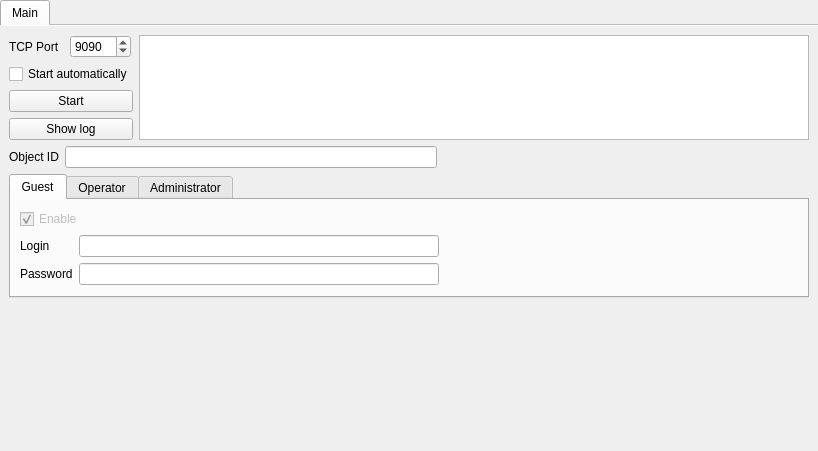
<?xml version="1.0" encoding="UTF-8"?>
<ui version="4.0">
 <class>UcEmulator</class>
 <widget class="QWidget" name="UcEmulator">
  <property name="geometry">
   <rect>
    <x>0</x>
    <y>0</y>
    <width>818</width>
    <height>451</height>
   </rect>
  </property>
  <property name="windowTitle">
   <string>Form</string>
  </property>
  <layout class="QVBoxLayout" name="verticalLayout">
   <property name="leftMargin">
    <number>0</number>
   </property>
   <property name="topMargin">
    <number>0</number>
   </property>
   <property name="rightMargin">
    <number>0</number>
   </property>
   <property name="bottomMargin">
    <number>0</number>
   </property>
   <item>
    <widget class="QTabWidget" name="tabWidget">
     <property name="currentIndex">
      <number>0</number>
     </property>
     <property name="documentMode">
      <bool>true</bool>
     </property>
     <property name="movable">
      <bool>true</bool>
     </property>
     <property name="tabBarAutoHide">
      <bool>false</bool>
     </property>
     <widget class="QWidget" name="tab">
      <attribute name="icon">
       <iconset resource="../../res.qrc">
        <normaloff>:/katynko/svg/flag-red.svg</normaloff>:/katynko/svg/flag-red.svg</iconset>
      </attribute>
      <attribute name="title">
       <string>Main</string>
      </attribute>
      <layout class="QGridLayout" name="gridLayout">
       <item row="4" column="0" colspan="3">
        <layout class="QHBoxLayout" name="horizontalLayout_49">
         <item>
          <widget class="QLabel" name="label_45">
           <property name="sizePolicy">
            <sizepolicy hsizetype="Fixed" vsizetype="Fixed">
             <horstretch>0</horstretch>
             <verstretch>0</verstretch>
            </sizepolicy>
           </property>
           <property name="text">
            <string>Object ID</string>
           </property>
          </widget>
         </item>
         <item>
          <widget class="QLineEdit" name="leLineMemo">
           <property name="maxLength">
            <number>1000</number>
           </property>
           <property name="clearButtonEnabled">
            <bool>true</bool>
           </property>
          </widget>
         </item>
         <item>
          <spacer name="horizontalSpacer_45">
           <property name="orientation">
            <enum>Qt::Horizontal</enum>
           </property>
           <property name="sizeHint" stdset="0">
            <size>
             <width>40</width>
             <height>20</height>
            </size>
           </property>
          </spacer>
         </item>
        </layout>
       </item>
       <item row="1" column="0" colspan="2">
        <widget class="QCheckBox" name="cbAutoSTartMatilda">
         <property name="text">
          <string>Start automatically</string>
         </property>
        </widget>
       </item>
       <item row="0" column="2" rowspan="4">
        <widget class="QPlainTextEdit" name="pteMatildaLog">
         <property name="sizePolicy">
          <sizepolicy hsizetype="Expanding" vsizetype="Preferred">
           <horstretch>0</horstretch>
           <verstretch>0</verstretch>
          </sizepolicy>
         </property>
         <property name="readOnly">
          <bool>true</bool>
         </property>
        </widget>
       </item>
       <item row="0" column="0">
        <widget class="QLabel" name="label_37">
         <property name="sizePolicy">
          <sizepolicy hsizetype="Fixed" vsizetype="Preferred">
           <horstretch>0</horstretch>
           <verstretch>0</verstretch>
          </sizepolicy>
         </property>
         <property name="text">
          <string>TCP Port</string>
         </property>
        </widget>
       </item>
       <item row="5" column="0" colspan="3">
        <widget class="QTabWidget" name="tabWidget_4">
         <property name="sizePolicy">
          <sizepolicy hsizetype="Expanding" vsizetype="Fixed">
           <horstretch>0</horstretch>
           <verstretch>0</verstretch>
          </sizepolicy>
         </property>
         <property name="currentIndex">
          <number>0</number>
         </property>
         <widget class="QWidget" name="tab_14">
          <attribute name="title">
           <string>Guest</string>
          </attribute>
          <layout class="QGridLayout" name="gridLayout_24">
           <item row="1" column="0">
            <widget class="QLabel" name="label_46">
             <property name="sizePolicy">
              <sizepolicy hsizetype="Fixed" vsizetype="Preferred">
               <horstretch>0</horstretch>
               <verstretch>0</verstretch>
              </sizepolicy>
             </property>
             <property name="text">
              <string>Login</string>
             </property>
            </widget>
           </item>
           <item row="0" column="0" colspan="2">
            <widget class="QCheckBox" name="checkBox_3">
             <property name="enabled">
              <bool>false</bool>
             </property>
             <property name="text">
              <string>Enable</string>
             </property>
             <property name="checked">
              <bool>true</bool>
             </property>
            </widget>
           </item>
           <item row="1" column="1">
            <widget class="QLineEdit" name="leGuestLogin">
             <property name="maxLength">
              <number>1000</number>
             </property>
             <property name="clearButtonEnabled">
              <bool>true</bool>
             </property>
            </widget>
           </item>
           <item row="2" column="1">
            <widget class="QLineEdit" name="leGuestPasswd">
             <property name="maxLength">
              <number>1000</number>
             </property>
             <property name="clearButtonEnabled">
              <bool>true</bool>
             </property>
            </widget>
           </item>
           <item row="2" column="0">
            <widget class="QLabel" name="label_51">
             <property name="sizePolicy">
              <sizepolicy hsizetype="Fixed" vsizetype="Preferred">
               <horstretch>0</horstretch>
               <verstretch>0</verstretch>
              </sizepolicy>
             </property>
             <property name="text">
              <string>Password</string>
             </property>
            </widget>
           </item>
           <item row="1" column="2">
            <spacer name="horizontalSpacer_29">
             <property name="orientation">
              <enum>Qt::Horizontal</enum>
             </property>
             <property name="sizeHint" stdset="0">
              <size>
               <width>40</width>
               <height>20</height>
              </size>
             </property>
            </spacer>
           </item>
          </layout>
         </widget>
         <widget class="QWidget" name="tab_15">
          <attribute name="title">
           <string>Operator</string>
          </attribute>
          <layout class="QGridLayout" name="gridLayout_27">
           <item row="0" column="0" colspan="2">
            <widget class="QCheckBox" name="cbEnableOper">
             <property name="text">
              <string>Enable</string>
             </property>
            </widget>
           </item>
           <item row="2" column="1">
            <widget class="QLineEdit" name="leOperPasswd">
             <property name="maxLength">
              <number>1000</number>
             </property>
             <property name="clearButtonEnabled">
              <bool>true</bool>
             </property>
            </widget>
           </item>
           <item row="1" column="0">
            <widget class="QLabel" name="label_57">
             <property name="sizePolicy">
              <sizepolicy hsizetype="Fixed" vsizetype="Preferred">
               <horstretch>0</horstretch>
               <verstretch>0</verstretch>
              </sizepolicy>
             </property>
             <property name="text">
              <string>Login</string>
             </property>
            </widget>
           </item>
           <item row="1" column="1">
            <widget class="QLineEdit" name="leOperLogin">
             <property name="maxLength">
              <number>1000</number>
             </property>
             <property name="clearButtonEnabled">
              <bool>true</bool>
             </property>
            </widget>
           </item>
           <item row="2" column="0">
            <widget class="QLabel" name="label_56">
             <property name="sizePolicy">
              <sizepolicy hsizetype="Fixed" vsizetype="Preferred">
               <horstretch>0</horstretch>
               <verstretch>0</verstretch>
              </sizepolicy>
             </property>
             <property name="text">
              <string>Password</string>
             </property>
            </widget>
           </item>
           <item row="1" column="2">
            <spacer name="horizontalSpacer_30">
             <property name="orientation">
              <enum>Qt::Horizontal</enum>
             </property>
             <property name="sizeHint" stdset="0">
              <size>
               <width>40</width>
               <height>20</height>
              </size>
             </property>
            </spacer>
           </item>
          </layout>
         </widget>
         <widget class="QWidget" name="tab_16">
          <attribute name="title">
           <string>Administrator</string>
          </attribute>
          <layout class="QGridLayout" name="gridLayout_28">
           <item row="2" column="0">
            <widget class="QLabel" name="label_65">
             <property name="sizePolicy">
              <sizepolicy hsizetype="Fixed" vsizetype="Preferred">
               <horstretch>0</horstretch>
               <verstretch>0</verstretch>
              </sizepolicy>
             </property>
             <property name="text">
              <string>Password</string>
             </property>
            </widget>
           </item>
           <item row="1" column="1">
            <widget class="QLineEdit" name="leAdminLogin">
             <property name="maxLength">
              <number>1000</number>
             </property>
             <property name="clearButtonEnabled">
              <bool>true</bool>
             </property>
            </widget>
           </item>
           <item row="2" column="1">
            <widget class="QLineEdit" name="leAdminPasswd">
             <property name="maxLength">
              <number>1000</number>
             </property>
             <property name="clearButtonEnabled">
              <bool>true</bool>
             </property>
            </widget>
           </item>
           <item row="1" column="0">
            <widget class="QLabel" name="label_64">
             <property name="sizePolicy">
              <sizepolicy hsizetype="Fixed" vsizetype="Preferred">
               <horstretch>0</horstretch>
               <verstretch>0</verstretch>
              </sizepolicy>
             </property>
             <property name="text">
              <string>Login</string>
             </property>
            </widget>
           </item>
           <item row="0" column="0" colspan="2">
            <widget class="QCheckBox" name="cbEnableAdmin">
             <property name="text">
              <string>Enable</string>
             </property>
            </widget>
           </item>
           <item row="1" column="2">
            <spacer name="horizontalSpacer_31">
             <property name="orientation">
              <enum>Qt::Horizontal</enum>
             </property>
             <property name="sizeHint" stdset="0">
              <size>
               <width>40</width>
               <height>20</height>
              </size>
             </property>
            </spacer>
           </item>
          </layout>
         </widget>
        </widget>
       </item>
       <item row="3" column="0" colspan="2">
        <widget class="QPushButton" name="pbShowMatildaLog">
         <property name="text">
          <string>Show log</string>
         </property>
         <property name="icon">
          <iconset resource="../../res.qrc">
           <normaloff>:/katynko/svg/view-list-text.svg</normaloff>:/katynko/svg/view-list-text.svg</iconset>
         </property>
         <property name="checkable">
          <bool>true</bool>
         </property>
        </widget>
       </item>
       <item row="2" column="0" colspan="2">
        <widget class="QPushButton" name="pbStartStopMatildaServer">
         <property name="text">
          <string>Start</string>
         </property>
         <property name="checkable">
          <bool>true</bool>
         </property>
        </widget>
       </item>
       <item row="0" column="1">
        <widget class="QSpinBox" name="sbMatildaPort">
         <property name="sizePolicy">
          <sizepolicy hsizetype="Fixed" vsizetype="Fixed">
           <horstretch>0</horstretch>
           <verstretch>0</verstretch>
          </sizepolicy>
         </property>
         <property name="minimum">
          <number>1111</number>
         </property>
         <property name="maximum">
          <number>65534</number>
         </property>
         <property name="value">
          <number>9090</number>
         </property>
        </widget>
       </item>
       <item row="6" column="0">
        <spacer name="verticalSpacer">
         <property name="orientation">
          <enum>Qt::Vertical</enum>
         </property>
         <property name="sizeHint" stdset="0">
          <size>
           <width>20</width>
           <height>40</height>
          </size>
         </property>
        </spacer>
       </item>
      </layout>
     </widget>
    </widget>
   </item>
  </layout>
 </widget>
 <resources>
  <include location="../../res.qrc"/>
 </resources>
 <connections/>
</ui>
